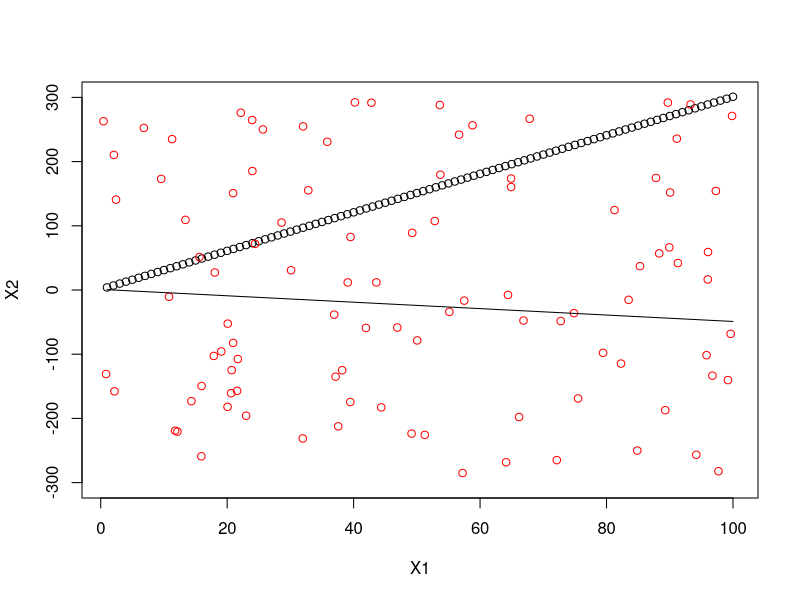

This chart was generated by the following R code:
#sketch the hyperplane
set.seed(9)

X1 = seq(1,100,1)
X2 = 1+ 3* X1
plot(X1,X2,ylim=c(  -300,300))

#some uniform random numbers
x = runif(100,0,100)
y = runif(100,-300,300)

dat = 1 + 3*x - y

#lines(x[1:2],y[1:2],col='blue',type='p')
#lines(x[5],y[5],col='red',type='p')
lines(x,y,col='red',type='p')

#another hyperplane
X3 = seq(1,100,1)
X4 = -(-2 + X3)/2
lines(X3,X4)

#anything left of the lines < 0 , anything right of the line is > 0 


